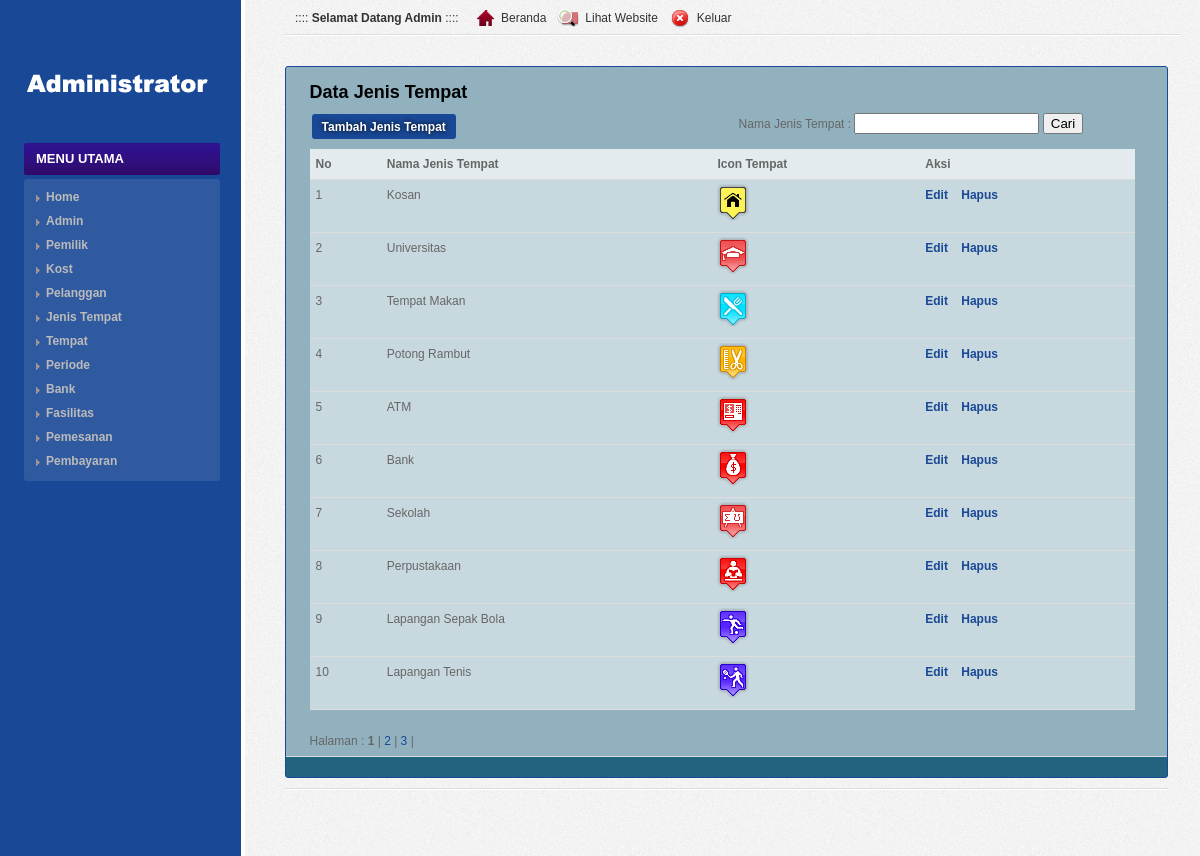
The page /admin/media.php?page=tipe (signed in) on the database its author committed.
### tables this page shows
CREATE TABLE IF NOT EXISTS `type_tempat` (
  `id` int(11) NOT NULL AUTO_INCREMENT,
  `nama` varchar(100) NOT NULL,
  `gambar` varchar(100) NOT NULL,
  PRIMARY KEY (`id`)
);

### admin/modul/tipe/view.php (the view, shortened to what this page needs)
<h2>Data Jenis Tempat</h2>
<div class="half left">
    <input type=button class="tombol" value="Tambah Jenis Tempat" onclick="window.location.href='?page=add_tipe'">
</div>
<div class="half right">
    <form method="get" action="media.php">
        Nama Jenis Tempat :
        <input type="text" name="nama" value="<?php echo $_GET['nama'] ?>"/>
        <input type="submit" value="Cari"/>
    </form>
</div>
<table>
    <tr>
        <th>No</th>
        <th>Nama Jenis Tempat</th>
        <th>Icon Tempat</th>
        <th>Aksi</th>
    </tr>
    <?php
    $batas=10;
    $halaman=$_GET['p'];
    if(empty($halaman)){
        $posisi=0;
        $halaman = $no =1;
    }else{
        $posisi = ($halaman-1) * $batas;
        $no = $posisi + 1;
    }
    $condition = 'WHERE nama LIKE "%' . $_GET['nama'] . '%"';
    $tampil = mysql_query("SELECT * FROM type_tempat $condition LIMIT $posisi,$batas");
    while ($r = mysql_fetch_array($tampil)) {
        echo "<tr>
            <td>".$no."</td>
            <td>$r[nama]</td>
            <td><img src='../maps/$r[gambar]'/></td>
            <td><a href=?page=edit_tipe&id=$r[id]><b>Edit</b></a>
			&nbsp;&nbsp;&nbsp;<a href='modul/$_GET[page]/aksi.php?act=delete&id=$r[id]'><b>Hapus</b></a>
            </td>
		</tr>";
        $no++;
    }
    ?>
</table>
<?php
    $count = mysql_fetch_array(mysql_query("SELECT COUNT(*) FROM type_tempat $condition"));
    $total_page=ceil($count[0]/$batas);
    echo 'Halaman : ';
    for($i = 1; $i <= $total_page; $i++){
        if($i != $halaman){
            echo '<a href="media.php?page='.$_GET[page].'&p='.$i.'&nama=' . $_GET['nama'] . '"> '.$i.'</a> | ';
        }  else {
            echo '<b>'.$i.'</b> | ';
        }
    }
?>

### admin/css/screen.css (style rules this page uses)
html { background: url('../images/main.gif') top left #EEEEEE; }
body { background: url('../images/sidebar.png') top left repeat-y; min-width: 1000px; min-height: 900px; text-align: left; margin: 0px; font-family: arial; font-size: 12px; color: #666666; }
.half { width: 48% !important; }
a { color:#194896; text-decoration: none; }
h2 { color: #000; font-size: 18px; font-weight: bold; padding-top: 10px; margin-bottom: 10px; }
.page table { width: 100%; margin: 0px; margin-bottom: 20px; }
.page th { background: url('../images/header.gif') top left repeat-x #FFFFFF; border-bottom: 1px solid #DDDDDD; text-align: left; line-height: 22px; padding: 4px 6px 4px 6px; color: #333333; white-space: nowrap; }
.page td { background: url('../images/bck_white_50.png') top left; border-bottom: 1px solid #DDDDDD; line-height: 22px; padding: 4px 6px 4px 6px; }
.page tbody th { background: url('../images/bck_white_75.png') top left; font-weight: bold; white-space: nowrap; color: #666666; }
form { width: 100%; }
.tombol { border:0; background:#194896; color:#FFF; -webkit-border-radius:3px; -moz-border-radius:3px; margin:1px 10px 10px 2px; padding:5px 10px; cursor:pointer; font-weight:bold; font-size: 12px; height: 25px; display: block; text-shadow: 0 0 5px #000; float: left; }
.left { float: left; }
.right { float: right; }

### rows shown on the page
type_tempat: nama "Kosan", gambar (picture)
type_tempat: nama "Universitas", gambar (picture)
type_tempat: nama "Tempat Makan", gambar (picture)
type_tempat: nama "Potong Rambut", gambar (picture)
type_tempat: nama "ATM", gambar (picture)
type_tempat: nama "Bank", gambar (picture)
type_tempat: nama "Sekolah", gambar (picture)
type_tempat: nama "Perpustakaan", gambar (picture)
type_tempat: nama "Lapangan Sepak Bola", gambar (picture)
type_tempat: nama "Lapangan Tenis", gambar (picture)

### other values the page prints
$_SESSION['admin']['nama'] "Admin"
